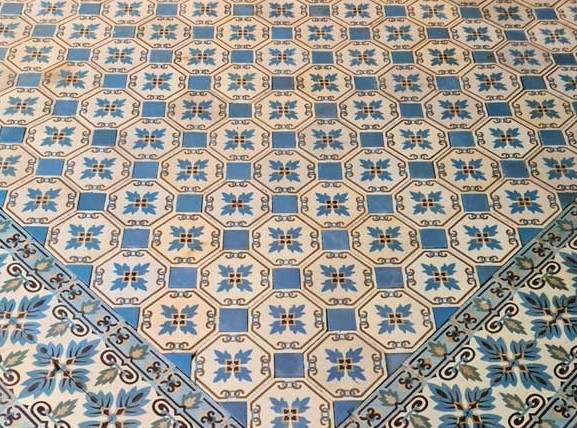
#> input picture 01-Single-View-Geometry/Project Description/1.jpg, 577 x 428 px, found by its file name
$ jupyter execute 'main - 1.ipynb'
#> lines starting #> are read from the running program, lines starting #| are printed output that depends on the picture
[cell 1]
import numpy as np
import matplotlib.pyplot as plt
import cv2
import seaborn as sns
plt.rcParams['figure.figsize'] = [16, 12]

[cell 2]
image = cv2.imread("./1.jpg")
#> image is the input picture: shape (428, 577, 3); mean B, G, R 148.4, 155.6, 160.4

def mouse_callback(event, x, y, flags, param):
    global positions
    global image

    if event == cv2.EVENT_LBUTTONDOWN:
        positions.append((x, y))
        cv2.circle(image, positions[-1], 5, (91, 80, 242), -1)

cv2.namedWindow("Image")
cv2.setMouseCallback("Image", mouse_callback)
positions = []

while True:
    # Display the image
    cv2.imshow("Image", image)
    # Check for key press
    key = cv2.waitKey(1) & 0xFF
#> (key q is pressed here)
    if key == ord("q"):
        cv2.destroyWindow("Image")
        cv2.destroyAllWindows()
        cv2.waitKey(1)
        break

# Close all windows
cv2.destroyAllWindows()

position = np.reshape(positions,(-1,2))

[cell 3]
image = cv2.imread("./1.jpg")
position = np.array([[290, 416],
 [562, 170],
 [233, 366],
 [543, 110],
 [483, 239],
 [129,  10],
 [441, 277],
 [ 84,  31]])

print(position)
for i in range(1,len(positions),2):
    cv2.line(image,pt1=positions[i-1],pt2=positions[i],color=(242,242,242),thickness=4)

for pos in positions:
    cv2.circle(image, pos, 5, (91, 80, 242), -1)

plt.imshow(image[:,:,::-1])
plt.axis("off")
plt.title("Selected points and their lines")
plt.show()

[cell 4]
def line_intersection(line1, line2):
    xdiff = (line1[0][0] - line1[1][0], line2[0][0] - line2[1][0])
    ydiff = (line1[0][1] - line1[1][1], line2[0][1] - line2[1][1])

    def det(a, b):
        return a[0] * b[1] - a[1] * b[0]

    div = det(xdiff, ydiff)
    if div == 0:
       raise Exception('lines do not intersect')

    d = (det(*line1), det(*line2))
    x = det(d, xdiff) / div
    y = det(d, ydiff) / div
    return x, y

sns.set_style("darkgrid")
A = np.array(line_intersection(position[0:2],position[2:4]))
B = np.array(line_intersection(position[4:6],position[6:8]))

image = cv2.imread("./1.jpg")

X_range = [A[0],position[0][0]]
Y_range = [A[1],position[0][1]]
plt.scatter(X_range,Y_range,color="white")
plt.plot(X_range,Y_range,"--",color="red",alpha=.2)

X_range = [A[0],position[2][0]]
Y_range = [A[1],position[2][1]]
plt.scatter(X_range,Y_range,color="white")
plt.plot(X_range,Y_range,"--",color="red",alpha=.2)


X_range = [B[0],position[4][0]]
Y_range = [B[1],position[4][1]]
plt.scatter(X_range,Y_range,color="white")
plt.plot(X_range,Y_range,"--",color="red",alpha=.2)

X_range = [B[0],position[6][0]]
Y_range = [B[1],position[6][1]]
plt.scatter(X_range,Y_range,color="white")
plt.plot(X_range,Y_range,"--",color="red",alpha=.2)

X_range = [A[0],B[0]]
Y_range = [A[1],B[1]]
plt.imshow(image[:,:,::-1])
plt.scatter(X_range,Y_range,color="green",label="Vanishing point",s=100)
plt.plot(X_range,Y_range,"--",color="blue",label="Vanishing line")


m = (B[1]-A[1])/(B[0]-A[0])
b = m*B[0] - B[1]
st = "Equation: y ="+str(round(m,4))+"x -"+str(round(b,4))
print(st)

plt.title("Vanishing Line plot | "+st)
plt.legend()
plt.ylabel("X")
plt.xlabel("Y")
plt.show()
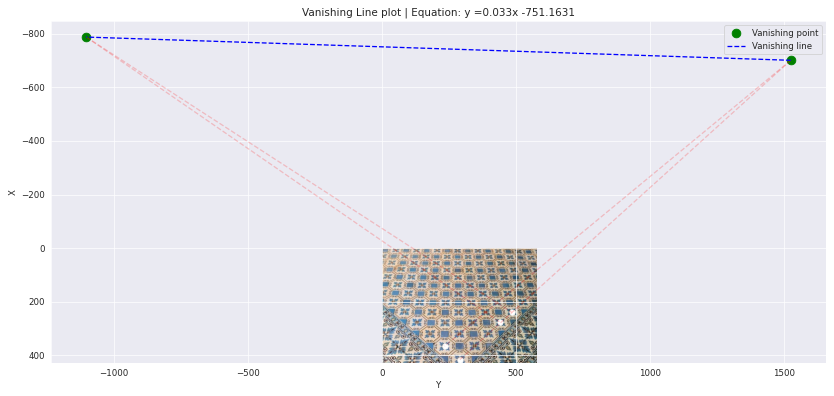
#> figure drawn by matplotlib, 1 panel

[cell 5]
H = np.array([
    [1,0,0],
    [0,1,0],
    [0.033,-1,-751.1631]
])
H[2] = H[2]/H[2][2]

[cell 6]
transformed_image = cv2.warpPerspective(image, H, (image.shape[1], image.shape[0]))
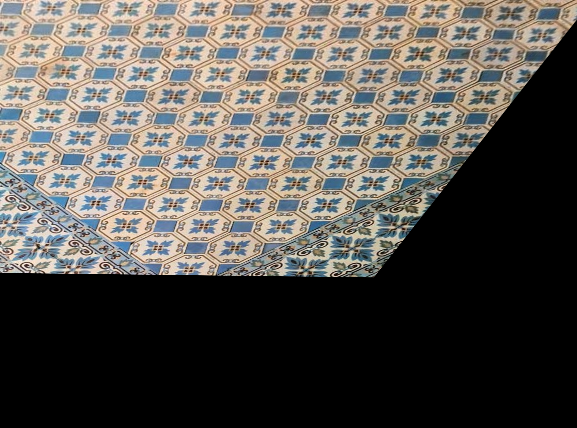
#> transformed_image: shape (428, 577, 3); mean B, G, R 79.8, 84.4, 87.7
plt.imshow(transformed_image[:,:,::-1])
plt.axis("off")
plt.title("Reconstructed")
plt.show()

$ run again, with 01-Single-View-Geometry/Project Description/2.jpg copied over 01-Single-View-Geometry/Project Description/1.jpg
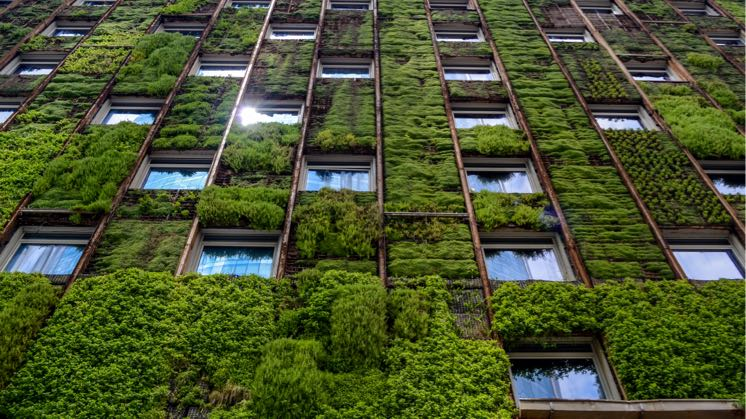
#> input picture 01-Single-View-Geometry/Project Description/2.jpg, 746 x 419 px, found by its file name
#> image is the input picture: shape (419, 746, 3); mean B, G, R 46.6, 82.8, 72.5
#> `plt.show()`:
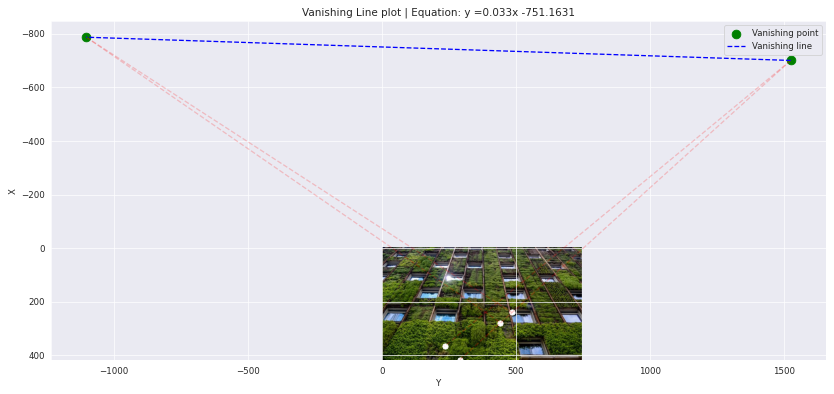
#> figure drawn by matplotlib, 1 panel
#> `transformed_image = cv2.warpPerspective(image, H, (image.shape[1], ima..`:
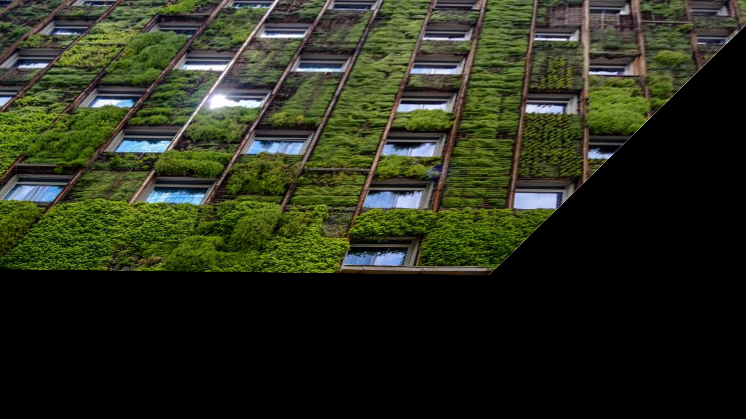
#> transformed_image: shape (419, 746, 3); mean B, G, R 28.5, 45.9, 41.3

$ run again, with 01-Single-View-Geometry/Project Description/3.jpg copied over 01-Single-View-Geometry/Project Description/1.jpg
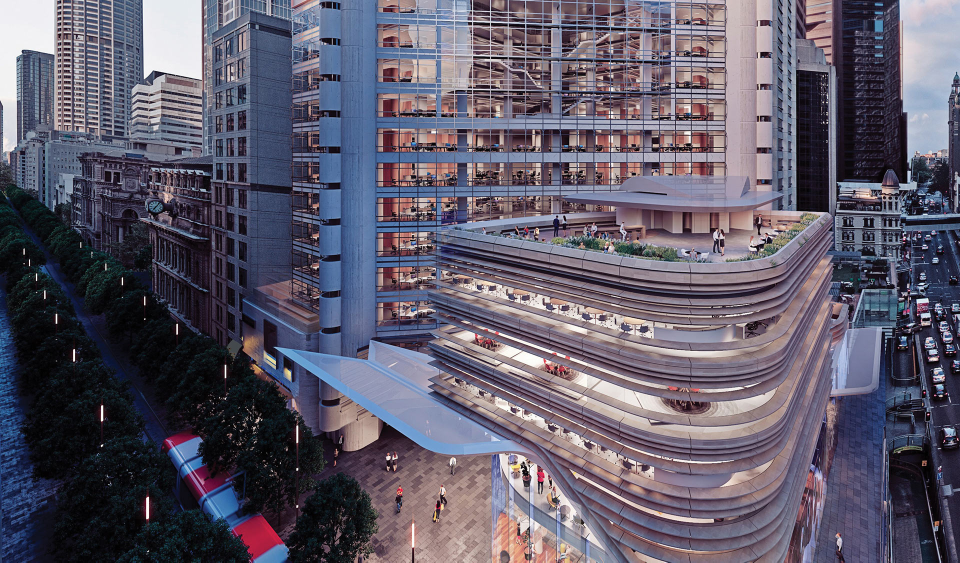
#> input picture 01-Single-View-Geometry/Project Description/3.jpg, 1920 x 1125 px, found by its file name (shown at 1/2 size)
#> image is the input picture: shape (1125, 1920, 3); mean B, G, R 106.2, 90.8, 95.6
#> `plt.show()`:
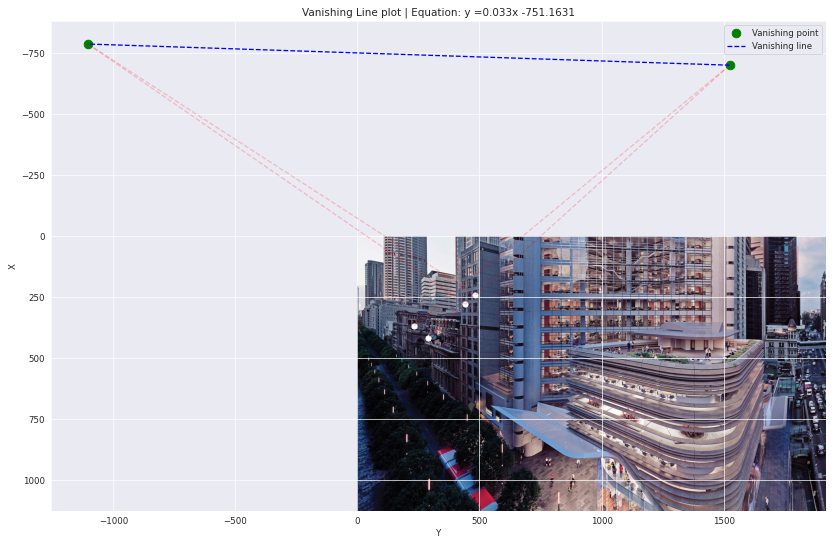
#> figure drawn by matplotlib, 1 panel
#> `transformed_image = cv2.warpPerspective(image, H, (image.shape[1], ima..`:
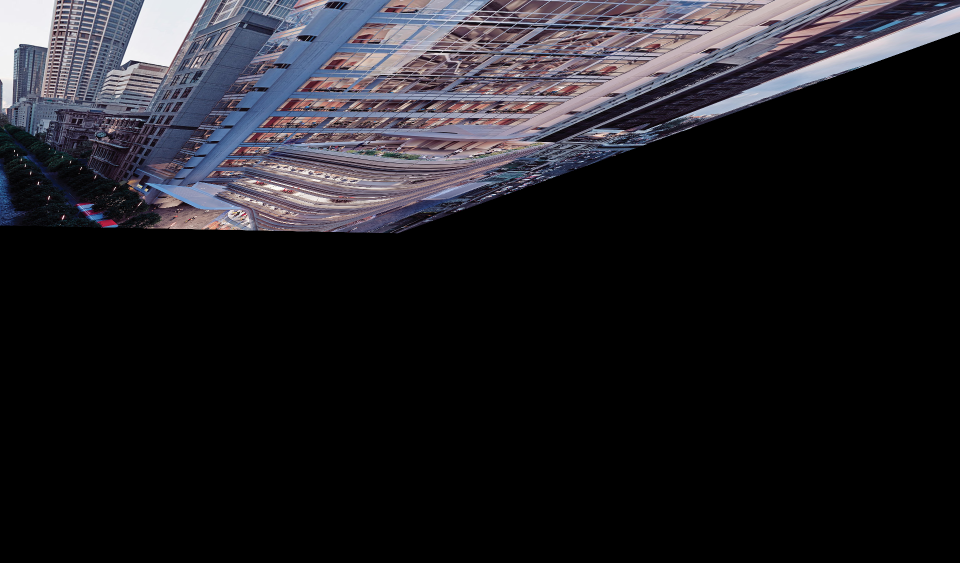
#> transformed_image: shape (1125, 1920, 3) (shown at 1/2 size); mean B, G, R 37.1, 32.2, 33.4

$ run again, with 01-Single-View-Geometry/Project Description/4.png saved as 01-Single-View-Geometry/Project Description/1.jpg
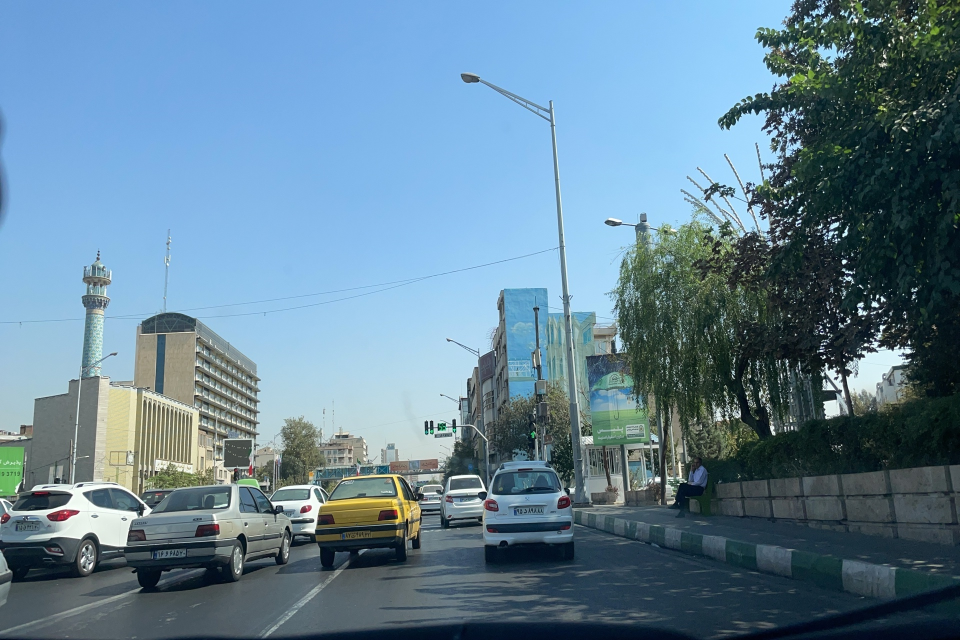
#> input picture 01-Single-View-Geometry/Project Description/4.png, 1920 x 1280 px, found by its file name (shown at 1/2 size)
#> image is the input picture: shape (1280, 1920, 3); mean B, G, R 149.6, 130.4, 99.5
#> `plt.show()`:
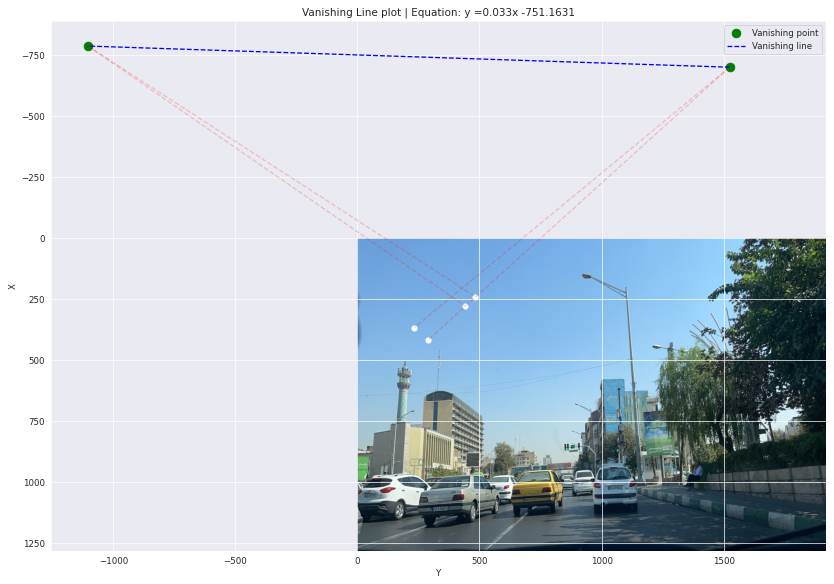
#> figure drawn by matplotlib, 1 panel
#> `transformed_image = cv2.warpPerspective(image, H, (image.shape[1], ima..`:
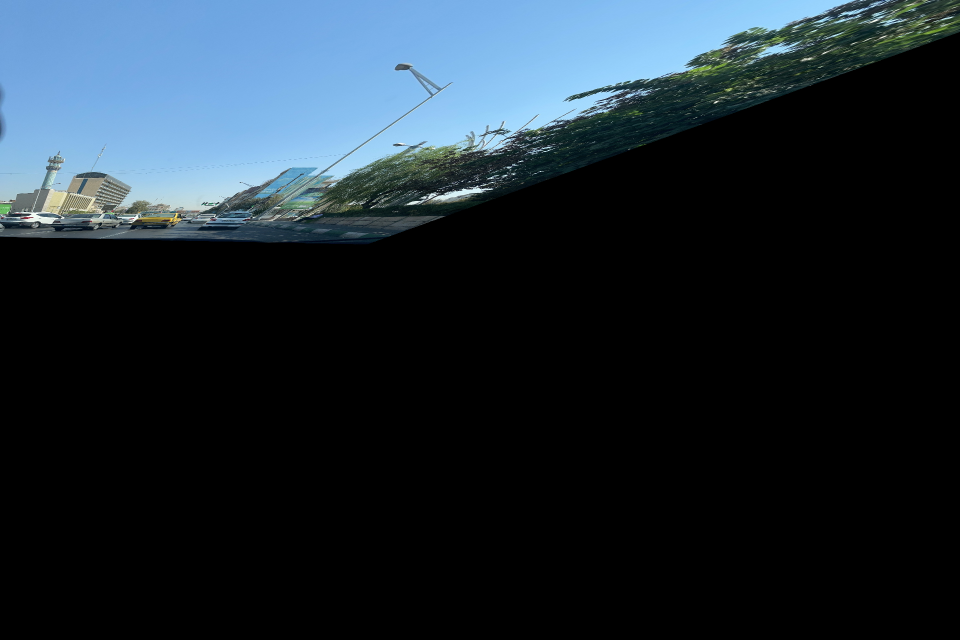
#> transformed_image: shape (1280, 1920, 3) (shown at 1/2 size); mean B, G, R 50.3, 41.5, 30
